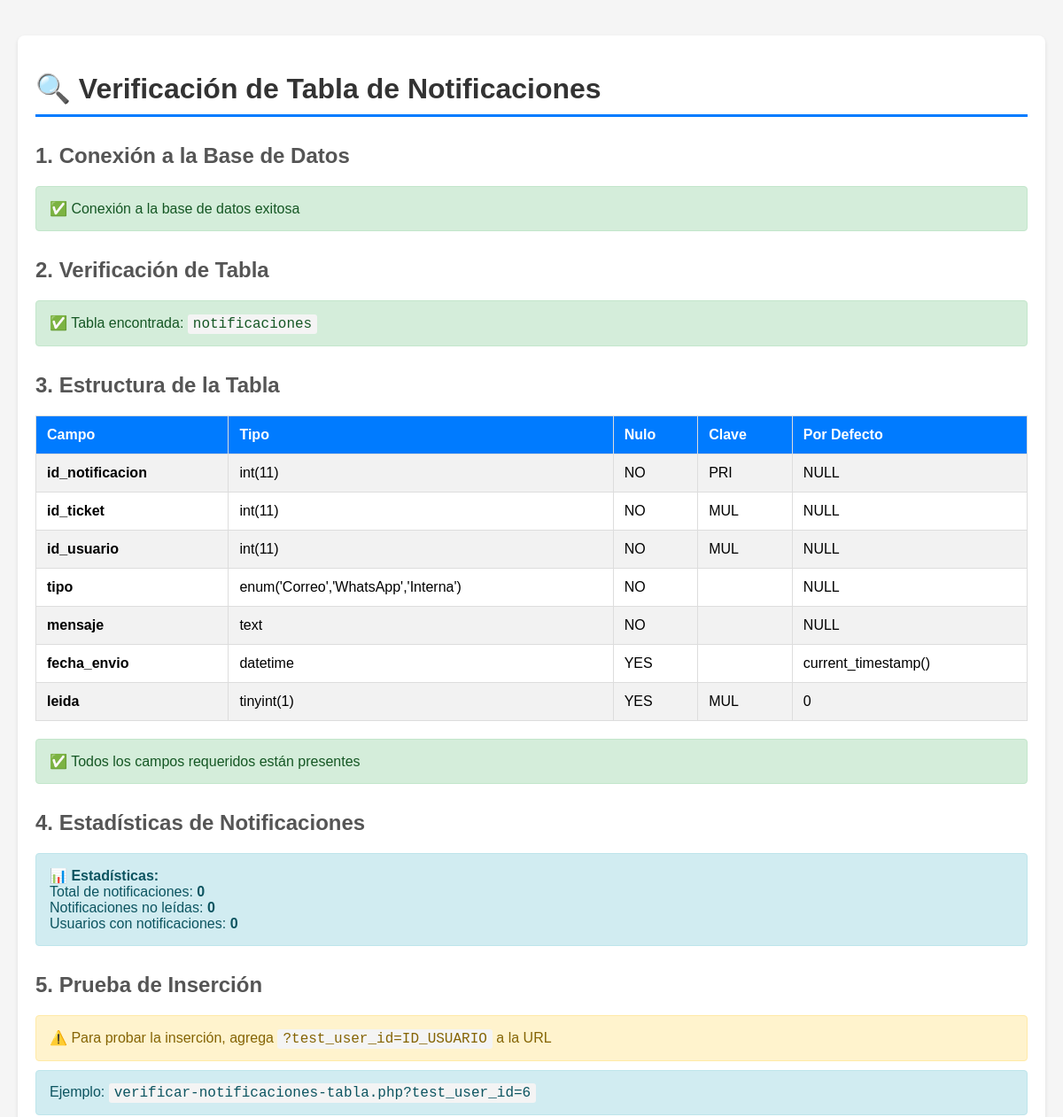
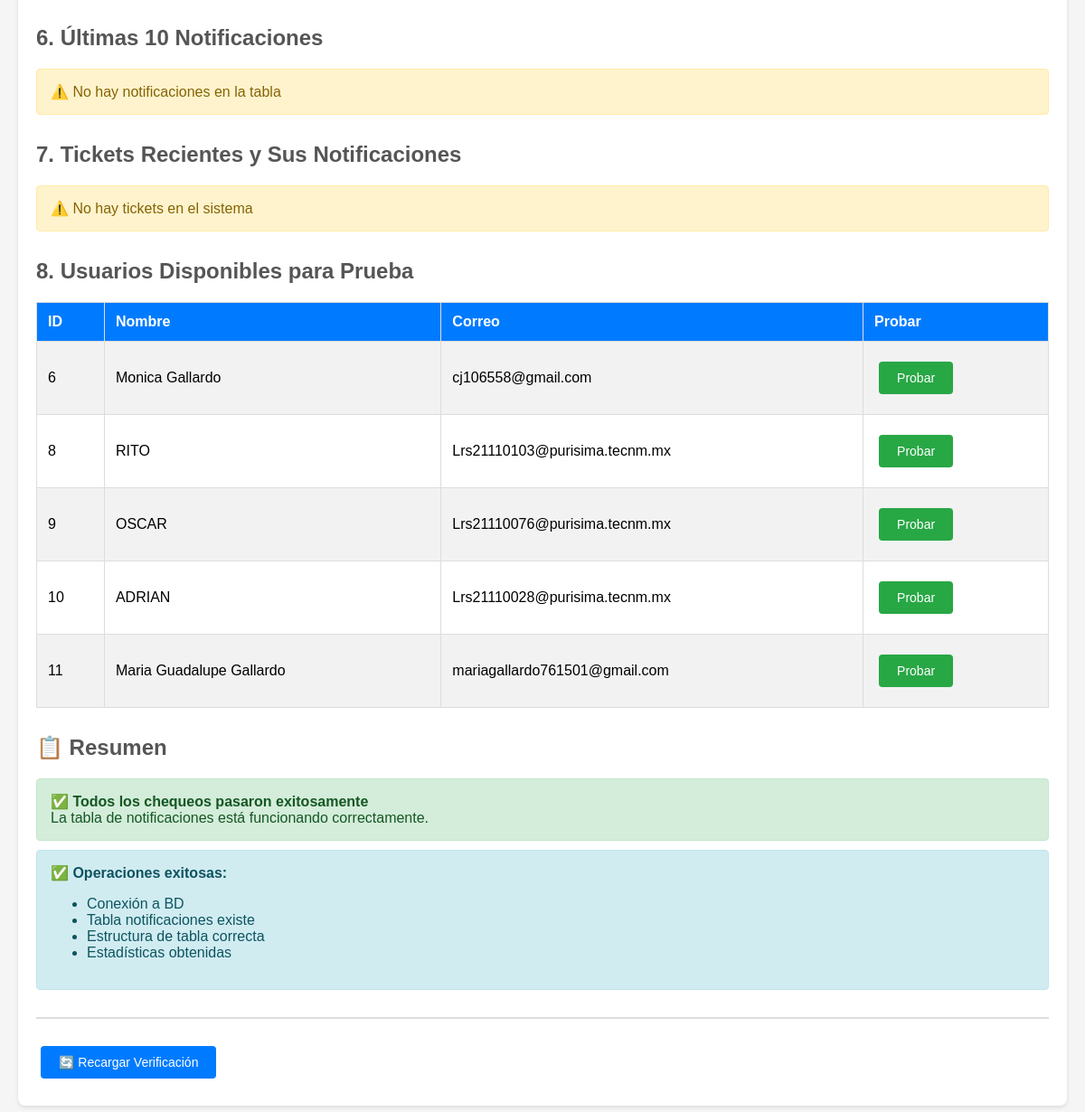
Page /verificar-notificaciones-tabla.php on the committed database (2 pictures, top to bottom).
### tables this page shows
CREATE TABLE `usuarios` (
  `id_usuario` int NOT NULL AUTO_INCREMENT,
  `num_empleado` varchar(20) NOT NULL,
  `nombre` varchar(100) NOT NULL,
  `departamento` varchar(100) DEFAULT NULL,
  `correo` varchar(100) NOT NULL,
  `password` varchar(255) NOT NULL,
  `rol` enum('administrador','tecnico','empleado') NOT NULL,
  `estatus` enum('Activo','Inactivo') DEFAULT 'Activo',
  `password_changed` tinyint(1) DEFAULT '0',
  `first_login` tinyint(1) DEFAULT '1',
  `password_temporal` tinyint(1) DEFAULT '1',
  `fecha_ultimo_cambio` datetime DEFAULT CURRENT_TIMESTAMP,
  PRIMARY KEY (`id_usuario`),
  UNIQUE KEY `num_empleado` (`num_empleado`),
  UNIQUE KEY `correo` (`correo`)
);

### src/Config/Database.php (called while the page is built, shortened)
<?php
class Database
{
    private static $instance = null;
    private $connection;
    private function __construct()
    {
        $host = $_ENV['DB_HOST'] ?? 'localhost';
        $port = $_ENV['DB_PORT'] ?? '3306';
        $dbname = $_ENV['DB_NAME'] ?? 'mesadeayuda';
        $username = $_ENV['DB_USER'] ?? 'root';
        $password = $_ENV['DB_PASSWORD'] ?? '';
        try {
            $dsn = "mysql:host=$host;port=$port;dbname=$dbname;charset=utf8mb4";
            $options = [
                PDO::ATTR_ERRMODE => PDO::ERRMODE_EXCEPTION,
                PDO::ATTR_DEFAULT_FETCH_MODE => PDO::FETCH_ASSOC,
                PDO::ATTR_EMULATE_PREPARES => false,
            ];
            $this->connection = new PDO($dsn, $username, $password, $options);
            $stmt = $this->connection->query('SELECT 1 as test');
        } catch (PDOException $e) {
            error_log("❌ Error al conectar con MySQL: " . $e->getMessage());
            error_log("   Código: " . $e->getCode());
            if ($e->getCode() == 2002) {
                error_log("   ⚠️  El servidor MySQL no está corriendo o no está accesible en $host:$port");
            } elseif ($e->getCode() == 1045) {
                error_log("   ⚠️  Credenciales incorrectas (usuario o contraseña)");
            } elseif ($e->getCode() == 1049) {
                error_log("   ⚠️  La base de datos '$dbname' no existe");
            }
            throw $e;
        }
    }
    public static function getInstance()
    {
        if (self::$instance === null) {
            self::$instance = new self();
        }
        return self::$instance;
    }
    public function query($sql, $params = [])
    {
        try {
            $stmt = $this->connection->prepare($sql);
            $stmt->execute($params);
            return $stmt;
        } catch (PDOException $e) {
            error_log('Error ejecutando query: ' . $e->getMessage());
            throw $e;
        }
    }
}

### verificar-notificaciones-tabla.php (the view, shortened to what this page needs)
<!DOCTYPE html>
<html lang="es">
<head>
</head>
<body>
    <div class="container">
        <h1>🔍 Verificación de Tabla de Notificaciones</h1>
        <?php
        $errores = [];
        $exitos = [];
        try {
            $db = Database::getInstance();
            echo '<h2>1. Conexión a la Base de Datos</h2>';
            try {
                echo '<div class="success">✅ Conexión a la base de datos exitosa</div>';
                $exitos[] = 'Conexión a BD';
            } catch (\Exception $e) {
                echo '<div class="error">❌ Error conectando a la base de datos: ' . htmlspecialchars($e->getMessage()) . '</div>';
                $errores[] = 'Conexión a BD';
                throw $e;
            }
            echo '<h2>2. Verificación de Tabla</h2>';
            $tablaEncontrada = false;
            $nombreTablaFinal = null;
            $nombresTabla = ['notificaciones', 'Notificaciones', 'NOTIFICACIONES'];
            foreach ($nombresTabla as $nombreTabla) {
                try {
                    $stmt = $db->query("SHOW TABLES LIKE '$nombreTabla'");
                    $result = $stmt->fetch();
                    if ($result) {
                        $tablaEncontrada = true;
                        $nombreTablaFinal = $nombreTabla;
                        echo '<div class="success">✅ Tabla encontrada: <code>' . htmlspecialchars($nombreTabla) . '</code></div>';
                        $exitos[] = "Tabla $nombreTabla existe";
                        break;
                    }
                } catch (\Exception $e) {
                    continue;
                }
            }
            if (!$tablaEncontrada) {
                echo '<div class="error">❌ No se encontró ninguna tabla de notificaciones</div>';
                echo '<div class="warning">⚠️ Se intentaron los siguientes nombres: ' . implode(', ', $nombresTabla) . '</div>';
                $errores[] = 'Tabla no encontrada';
            } else {
                echo '<h2>3. Estructura de la Tabla</h2>';
                try {
                    $stmt = $db->query("DESCRIBE `$nombreTablaFinal`");
                    $columnas = $stmt->fetchAll();
                    echo '<table>';
                    echo '<tr><th>Campo</th><th>Tipo</th><th>Nulo</th><th>Clave</th><th>Por Defecto</th></tr>';
                    foreach ($columnas as $col) {
                        echo '<tr>';
                        echo '<td><strong>' . htmlspecialchars($col['Field']) . '</strong></td>';
                        echo '<td>' . htmlspecialchars($col['Type']) . '</td>';
                        echo '<td>' . htmlspecialchars($col['Null']) . '</td>';
                        echo '<td>' . htmlspecialchars($col['Key']) . '</td>';
                        echo '<td>' . htmlspecialchars($col['Default'] ?? 'NULL') . '</td>';
                        echo '</tr>';
                    }
                    echo '</table>';
                    $camposRequeridos = ['id_notificacion', 'id_usuario', 'mensaje', 'fecha_envio', 'leida'];
                    $camposEncontrados = array_column($columnas, 'Field');
                    $camposFaltantes = array_diff($camposRequeridos, $camposEncontrados);
                    if (empty($camposFaltantes)) {
                        echo '<div class="success">✅ Todos los campos requeridos están presentes</div>';
                        $exitos[] = 'Estructura de tabla correcta';
                    } else {
                        echo '<div class="error">❌ Faltan campos requeridos: ' . implode(', ', $camposFaltantes) . '</div>';
                        $errores[] = 'Campos faltantes: ' . implode(', ', $camposFaltantes);
                    }
                } catch (\Exception $e) {
                    echo '<div class="error">❌ Error obteniendo estructura: ' . htmlspecialchars($e->getMessage()) . '</div>';
                    $errores[] = 'Error en estructura';
                }
                echo '<h2>4. Estadísticas de Notificaciones</h2>';
                try {
                    $stmt = $db->query("SELECT COUNT(*) as total FROM `$nombreTablaFinal`");
                    $total = $stmt->fetch()['total'];
                    $stmt = $db->query("SELECT COUNT(*) as total FROM `$nombreTablaFinal` WHERE leida = 0");
                    $noLeidas = $stmt->fetch()['total'];
                    $stmt = $db->query("SELECT COUNT(DISTINCT id_usuario) as total FROM `$nombreTablaFinal`");
                    $usuariosConNotificaciones = $stmt->fetch()['total'];
                    echo '<div class="info">';
                    echo '<strong>📊 Estadísticas:</strong><br>';
                    echo 'Total de notificaciones: <strong>' . $total . '</strong><br>';
                    echo 'Notificaciones no leídas: <strong>' . $noLeidas . '</strong><br>';
                    echo 'Usuarios con notificaciones: <strong>' . $usuariosConNotificaciones . '</strong>';
                    echo '</div>';
                    $exitos[] = 'Estadísticas obtenidas';
                } catch (\Exception $e) {
                    echo '<div class="error">❌ Error obteniendo estadísticas: ' . htmlspecialchars($e->getMessage()) . '</div>';
                    $errores[] = 'Error en estadísticas';
                }
                echo '<h2>5. Prueba de Inserción</h2>';
                $testUsuarioId = $_GET['test_user_id'] ?? null;
                if ($testUsuarioId) {
                    try {
                        $ticketId = null;
                        try {
                            $stmt = $db->query(
                                "SELECT id_ticket FROM tickets WHERE id_usuario = ? ORDER BY id_ticket DESC LIMIT 1",
                                [$testUsuarioId]
                            );
                            $ticket = $stmt->fetch();
                            if ($ticket && isset($ticket['id_ticket'])) {
                                $ticketId = $ticket['id_ticket'];
                            }
                        } catch (\Exception $e) {
                            try {
                                $stmt = $db->query("SELECT id_ticket FROM tickets ORDER BY id_ticket DESC LIMIT 1");
                                $ticket = $stmt->fetch();
                                if ($ticket && isset($ticket['id_ticket'])) {
                                    $ticketId = $ticket['id_ticket'];
                                }
                            } catch (\Exception $e2) {
                            }
                        }
                        if (!$ticketId) {
                            try {
                                $db->query(
                                    "INSERT INTO tickets (id_usuario, descripcion, estatus, fecha_creacion) VALUES (?, 'Ticket de prueba temporal', 'Pendiente', NOW())",
                                    [$testUsuarioId]
                                );
                                $ticketId = $db->getConnection()->lastInsertId();
                            } catch (\Exception $e) {
                                $ticketId = 0;
                            }
                        }
                        $mensajePrueba = "Notificación de prueba creada el " . date('Y-m-d H:i:s');
                        try {
                            $sql = "INSERT INTO `$nombreTablaFinal` (id_usuario, mensaje, tipo, id_ticket, fecha_envio, leida) VALUES (?, ?, ?, ?, NOW(), 0)";
                            $db->query($sql, [$testUsuarioId, $mensajePrueba, 'Interna', $ticketId]);
                            $idInsertado = $db->getConnection()->lastInsertId();
                            echo '<div class="success">✅ Notificación de prueba insertada exitosamente (ID: ' . $idInsertado . ', Ticket: ' . $ticketId . ')</div>';
                            $exitos[] = 'Inserción exitosa';
                            $db->query("DELETE FROM `$nombreTablaFinal` WHERE id_notificacion = ?", [$idInsertado]);
                            echo '<div class="info">ℹ️ Notificación de prueba eliminada automáticamente</div>';
                            if (isset($ticketTemporal) && $ticketTemporal) {
                                try {
                                    $db->query("DELETE FROM tickets WHERE id_ticket = ?", [$ticketId]);
                                } catch (\Exception $e) {
                                }
                            }
                        } catch (\Exception $e) {
                            if (strpos($e->getMessage(), 'cannot be null') !== false || strpos($e->getMessage(), '1048') !== false) {
                                echo '<div class="error">❌ Error: La columna id_ticket no permite valores NULL</div>';
                                echo '<div class="info">ℹ️ Se intentó usar el ticket ID: ' . $ticketId . '</div>';
                                echo '<div class="warning">⚠️ Para que la prueba funcione, necesitas tener al menos un ticket creado en el sistema</div>';
                            } else {
                                echo '<div class="error">❌ Error insertando notificación de prueba: ' . htmlspecialchars($e->getMessage()) . '</div>';
                            }
                            $errores[] = 'Error en inserción';
                        }
                    } catch (\Exception $e) {
                        echo '<div class="error">❌ Error en la prueba de inserción: ' . htmlspecialchars($e->getMessage()) . '</div>';
                        $errores[] = 'Error en inserción';
                    }
                } else {
                    echo '<div class="warning">⚠️ Para probar la inserción, agrega <code>?test_user_id=ID_USUARIO</code> a la URL</div>';
                    echo '<div class="info">Ejemplo: <code>verificar-notificaciones-tabla.php?test_user_id=6</code></div>';
                }
                echo '<h2>6. Últimas 10 Notificaciones</h2>';
                try {
                    $stmt = $db->query(
                        "SELECT id_notificacion, id_usuario, id_ticket, mensaje, tipo, fecha_envio, leida
                         FROM `$nombreTablaFinal`
                         ORDER BY fecha_envio DESC
                         LIMIT 10"
                    );
                    $notificaciones = $stmt->fetchAll();
                    if (empty($notificaciones)) {
                        echo '<div class="warning">⚠️ No hay notificaciones en la tabla</div>';
                    }
                } catch (\Exception $e) {
                    echo '<div class="error">❌ Error leyendo notificaciones: ' . htmlspecialchars($e->getMessage()) . '</div>';
                    $errores[] = 'Error en lectura';
                }
                echo '<h2>7. Tickets Recientes y Sus Notificaciones</h2>';
                try {
                    $stmt = $db->query(
                        "SELECT id_ticket, id_usuario, descripcion, estatus, fecha_creacion
                         FROM tickets
                         ORDER BY fecha_creacion DESC
                         LIMIT 5"
                    );
                    $tickets = $stmt->fetchAll();
                    if (empty($tickets)) {
                        echo '<div class="warning">⚠️ No hay tickets en el sistema</div>';
                    }
                } catch (\Exception $e) {
                    echo '<div class="error">❌ Error obteniendo tickets: ' . htmlspecialchars($e->getMessage()) . '</div>';
                }
                echo '<h2>8. Usuarios Disponibles para Prueba</h2>';
                try {
                    $stmt = $db->query("SELECT id_usuario, nombre, correo FROM usuarios LIMIT 10");
                    $usuarios = $stmt->fetchAll();
                    if (empty($usuarios)) {
                        echo '<div class="warning">⚠️ No hay usuarios en la base de datos</div>';
                    } else {
                        echo '<table>';
                        echo '<tr><th>ID</th><th>Nombre</th><th>Correo</th><th>Probar</th></tr>';
                        foreach ($usuarios as $usuario) {
                            echo '<tr>';
                            echo '<td>' . htmlspecialchars($usuario['id_usuario']) . '</td>';
                            echo '<td>' . htmlspecialchars($usuario['nombre']) . '</td>';
                            echo '<td>' . htmlspecialchars($usuario['correo']) . '</td>';
                            echo '<td><a href="?test_user_id=' . $usuario['id_usuario'] . '" class="btn btn-success">Probar</a></td>';
                            echo '</tr>';
                        }
                        echo '</table>';
                    }
                } catch (\Exception $e) {
                    echo '<div class="error">❌ Error obteniendo usuarios: ' . htmlspecialchars($e->getMessage()) . '</div>';
                }
            }
        } catch (\Exception $e) {
            echo '<div class="error">❌ Error fatal: ' . htmlspecialchars($e->getMessage()) . '</div>';
            echo '<pre>' . htmlspecialchars($e->getTraceAsString()) . '</pre>';
            $errores[] = 'Error fatal';
        }
        echo '<h2>📋 Resumen</h2>';
        if (empty($errores)) {
            echo '<div class="success">';
            echo '<strong>✅ Todos los chequeos pasaron exitosamente</strong><br>';
            echo 'La tabla de notificaciones está funcionando correctamente.';
            echo '</div>';
        }
        if (!empty($exitos)) {
            echo '<div class="info">';
            echo '<strong>✅ Operaciones exitosas:</strong><br>';
            echo '<ul>';
            foreach ($exitos as $exito) {
                echo '<li>' . htmlspecialchars($exito) . '</li>';
            }
            echo '</ul>';
            echo '</div>';
        }
        ?>
        <div style="margin-top: 30px; padding-top: 20px; border-top: 2px solid #ddd;">
            <a href="verificar-notificaciones-tabla.php" class="btn">🔄 Recargar Verificación</a>
        </div>
    </div>
</body>
</html>

### rows in the picture
usuarios: id_usuario "6", nombre "Monica Gallardo", correo "cj106558@gmail.com"
usuarios: id_usuario "8", nombre "RITO", correo "Lrs21110103@purisima.tecnm.mx"
usuarios: id_usuario "9", nombre "OSCAR", correo "Lrs21110076@purisima.tecnm.mx"
usuarios: id_usuario "10", nombre "ADRIAN", correo "Lrs21110028@purisima.tecnm.mx"
usuarios: id_usuario "11", nombre "Maria Guadalupe Gallardo", correo "mariagallardo761501@gmail.com"

### other values in the picture
$nombreTabla "notificaciones"
$col['Field'] "id_notificacion"
$col['Type'] "int(11)"
$col['Null'] "NO"
$col['Key'] "PRI"
$col['Default'] "NULL"
$col['Field'] "id_ticket"
$col['Key'] "MUL"
$col['Field'] "id_usuario"
$col['Field'] "tipo"
$col['Type'] "enum('Correo','WhatsApp','Interna')"
$col['Field'] "mensaje"
$col['Type'] "text"
$col['Field'] "fecha_envio"
$col['Type'] "datetime"
